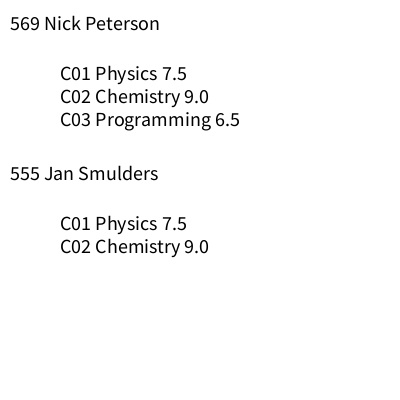
Frame 1 (no input)
Frame 60 (the mouse pressed at the canvas centre just before this capture): identical to frame 1, image omitted
Frame 120 (the mouse held since frame 60 and released just before this capture): identical to frame 1, image omitted

The Processing sketch that drew this single still picture (run headless with seeded random() and noise(); from frame 60 on, the mouse is pressed at the canvas centre):

// Processing sketch: Example_Students
// ── Example_Students.pde
ArrayList<Student> students = new ArrayList<Student>();
int xPos, yPos, margin=50;

void setup() {
    size(400, 400);
    fill(0);
    textSize(20);

    initializeStudents();
}

void initializeStudents(){
    students.add(new Student(569, "Nick", "Peterson"));
    //add courses for Nick
    students.get(0).addCourse(new Course("C01", "Physics", 7.5));
    students.get(0).addCourse(new Course("C02", "Chemistry", 9));
    students.get(0).addCourse(new Course("C03", "Programming", 6.5));

    students.add(new Student(555, "Jan", "Smulders"));
    //add courses for Jan
    students.get(1).addCourse(new Course("C01", "Physics", 7.5));
    students.get(1).addCourse(new Course("C02", "Chemistry", 9));    
}

void draw() {
    xPos=10;
    yPos=30;
    background(255);
    for (int i = 0; i < students.size(); i++){
        students.get(i).display(xPos, yPos);
        yPos+=margin * students.get(i).getNumCourses();
    }
}

// ── Student.pde
class Student{
    private int id;
    private String name;
    private String surname;
    private ArrayList<Course> courses = new ArrayList<Course>(); // this is the composition part of ex.

    //const
    Student(int id, String name, String surname){
        this.id = id;
        this.name = name;
        this.surname = surname;
    }

    void display(int xPos, int yPos){
        String student=id + " " + name + " " + surname;
        text(student, xPos, yPos);

        showCourses(xPos + 50, yPos + 50);
    }

    void showCourses(int xPos, int yPos){
        String temp = "";

        //add the courses inside of the string
        for (int i = 0; i < courses.size(); i++){
            temp += courses.get(i).display() + "\n";
        }
        text(temp, xPos, yPos);
    }

    void addCourse(Course c){
        courses.add(c);
    }

    int getNumCourses(){
        return courses.size();
    }
}

class Course{
    private String id;
    private String name;
    private float grade;

    //const
    Course(String id, String name, float grade){
        this.id = id;
        this.name = name;
        this.grade = grade;
    }

    String display(){
        return id + " " + name + " " + grade;
    }
}
